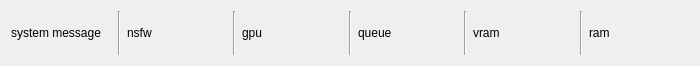
<?xml version="1.0" encoding="UTF-8"?>
<ui version="4.0">
 <class>status_widget</class>
 <widget class="QWidget" name="status_widget">
  <property name="geometry">
   <rect>
    <x>0</x>
    <y>0</y>
    <width>700</width>
    <height>66</height>
   </rect>
  </property>
  <property name="windowTitle">
   <string>Form</string>
  </property>
  <layout class="QHBoxLayout" name="horizontalLayout">
   <item>
    <widget class="QLabel" name="system_message">
     <property name="text">
      <string>system message</string>
     </property>
    </widget>
   </item>
   <item>
    <widget class="Line" name="line_5">
     <property name="orientation">
      <enum>Qt::Vertical</enum>
     </property>
    </widget>
   </item>
   <item>
    <widget class="QLabel" name="nsfw_status">
     <property name="text">
      <string>nsfw</string>
     </property>
    </widget>
   </item>
   <item>
    <widget class="Line" name="line_4">
     <property name="orientation">
      <enum>Qt::Vertical</enum>
     </property>
    </widget>
   </item>
   <item>
    <widget class="QLabel" name="cuda_status">
     <property name="text">
      <string>gpu</string>
     </property>
    </widget>
   </item>
   <item>
    <widget class="Line" name="line">
     <property name="orientation">
      <enum>Qt::Vertical</enum>
     </property>
    </widget>
   </item>
   <item>
    <widget class="QLabel" name="queue_stats">
     <property name="text">
      <string>queue</string>
     </property>
    </widget>
   </item>
   <item>
    <widget class="Line" name="line_2">
     <property name="orientation">
      <enum>Qt::Vertical</enum>
     </property>
    </widget>
   </item>
   <item>
    <widget class="QLabel" name="vram_stats">
     <property name="text">
      <string>vram</string>
     </property>
    </widget>
   </item>
   <item>
    <widget class="Line" name="line_3">
     <property name="orientation">
      <enum>Qt::Vertical</enum>
     </property>
    </widget>
   </item>
   <item>
    <widget class="QLabel" name="ram_stats">
     <property name="text">
      <string>ram</string>
     </property>
    </widget>
   </item>
  </layout>
 </widget>
 <resources/>
 <connections/>
</ui>
